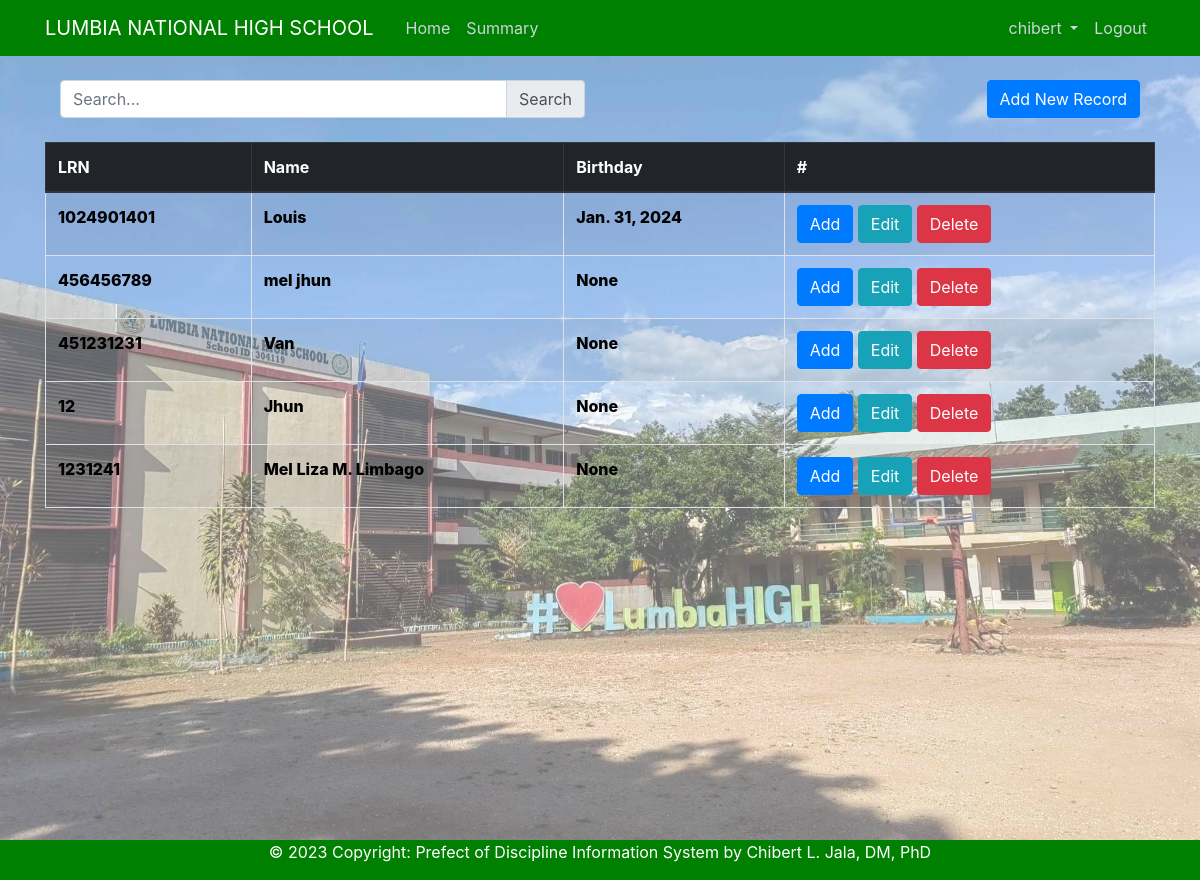
The app's page / (signed in) with its own data.
### disciplinetracking/models.py (models this page shows, shortened)
class Student(models.Model):
    lrn = models.IntegerField(unique=True)
    name = models.CharField(max_length=255)
    birthday = models.DateField(blank=True, null=True)
    date_posted = models.DateTimeField(auto_now_add=True)
    created_by = models.ForeignKey(User, on_delete=models.RESTRICT)

### disciplinetracking/views.py (the view)
# urls.py: path('', PostListView.as_view(), name='disciplinetracking-home'),
class PostListView(ListView):
	model = Student
	template_name ='disciplinetracking/list_view.html'
	context_object_name = 'students'
	ordering = ['-date_posted']
	paginate_by = 10
	def get_queryset(self):
		query = self.request.GET.get('q')
		if query:
			if query.isdigit():
				return Student.objects.filter(lrn__icontains=query).order_by('-date_posted')
			else:
				return Student.objects.filter(name__icontains=query).order_by('-date_posted')
		return Student.objects.all().order_by('-date_posted')
	def get_context_data(self, **kwargs):
		context = super().get_context_data(**kwargs)
		context['search_query'] = self.request.GET.get('q', '')
		return context

### disciplinetracking/templates/disciplinetracking/list_view.html (shortened to what this page needs)
{% extends "disciplinetracking/base.html" %}
{% block content %}
<div class="container">
    <div class="row">
    <div class="col-lg">
        <form action="{% url 'disciplinetracking-home' %}" method="get" id="search-form" class="input-group mb-4">
        <input class="form-control" type="text" name="q" value="{{ search_query }}" placeholder="Search...">
            <div class="input-group-append">
            <button class="input-group-text" id="basic-addon2" type="submit">Search</button>
          </div>
    </form>
</div>
    <div class="col">
        {% if user.is_authenticated %}
    <a class="btn btn-primary" href="{% url 'disciplinetracking-create' %}" id="create-button">Add New Record</a>
    {% endif %}
</div>
</div>
</div>
        <table class="table table-bordered table-striped">
            <thead class="thead-dark">
                <tr>
            <th scope="col">LRN</th>
            <th scope="col">Name</th>
            <th scope="col">Birthday</th>
            {% if user.is_authenticated %}
            <th scope="col">#</th>
            {% endif %}
          </tr>
        </thead>
            <tbody>
    {% if students %}
        {% for student in students %}
        <tr>
            <td><a id="link-info" href="{% url 'disciplinetracking-list' student.pk %}">{{ student.lrn }}</a></td>
            <td><a id="link-info" href="{% url 'disciplinetracking-list' student.id %}">{{ student.name }}</a></td>
            <td><a id="link-info" href="{% url 'disciplinetracking-list' student.id %}">{{ student.birthday }}</a></td>
            {% if user.is_authenticated %}
             <td><a class="btn btn-primary" href="{% url 'disciplinetracking-add-violation' student.id %}">Add</a>
                <a class="btn btn-info" href="{% url 'disciplinetracking-update' student.id %}">Edit</a>
                <a class="btn btn-danger" href="{% url 'delete-student' student.id %}">Delete</a></td>
            {% endif %}
            </tr>
        {% endfor %}
    {% else %}
        <tr>
           <td col="3">NO DATASET</td>
          </tr>
   {% endif %}
</tbody>
</table>
{% endblock %}

### disciplinetracking/templates/disciplinetracking/base.html (shortened to what this page needs)
{% load static %}
<!DOCTYPE html>
<html lang="en">
<head>
    <link rel="stylesheet" href="https://cdn.jsdelivr.net/npm/bootstrap@4.0.0/dist/css/bootstrap.min.css">
    <link rel="stylesheet" type="text/css" href="{% static 'disciplinetracking/main.css' %}">
    <link rel="stylesheet" href="https://code.jquery.com/jquery-3.3.1.min.js">
</head>
<body style="display: flex;flex-direction:column;min-height:100vh;">
    <header class="site-header">
        <nav class="navbar navbar-expand-md navbar-dark bg-steel fixed-top">
          <div class="container">
            <a class="navbar-brand mr-4" href="{% url 'disciplinetracking-home' %}">LUMBIA NATIONAL HIGH SCHOOL</a>
            <div class="collapse navbar-collapse" id="navbarToggle">
              <div class="navbar-nav mr-auto">
                <a class="nav-item nav-link" href="{% url 'disciplinetracking-home' %}">Home</a>
                <a class="nav-item nav-link" href="{% url 'offense_summary' %}">Summary</a>
              </div>
              <div class="navbar-nav">
                {% if user.is_authenticated %}
                <ul class="navbar-nav mr-auto">
                <li class="nav-item dropdown">
                  <a class="nav-link dropdown-toggle" href="#" id="navbarDropdown" role="button" data-toggle="dropdown" aria-haspopup="true" aria-expanded="false">
                    {{ user }}
                  </a>
                </li>
              </ul>
	                <a class="nav-item nav-link" href="{% url 'logout' %}">Logout</a>
                {% else %}
                <a class="nav-item nav-link" href="{% url 'login' %}">Log In</a>
                {% endif %}
              </div>
            </div>
          </div>
        </nav>
      </header>
    <main role="main" class="container" style="flex:1;">
            {% block content %}{% endblock %}
      </main>
      <div class="footer" style="background-color:green;text-align:center;color:white;padding:0px;">
        <p>&copy; 2023 Copyright: <a href="#" style="color:white;">Prefect of Discipline Information System by Chibert L. Jala, DM, PhD</a></p>
    </div>
</body>
</html>

### disciplinetracking/static/disciplinetracking/main.css (style rules this page uses)
body { color: #333333; margin-top: 5rem; position:relative; }
body::before { background-image: url('../../media/lumbia_background.jpg'); background-repeat: repeat; background-attachment: fixed; background-size: cover; content: ''; position: fixed; top: 0; left: 0; width: 100%; height: 100%; z-index: -1; background-size: cover; opacity: 0.6; }
#create-button { float:right; }
#link-info { color: black; font-weight:800; }
ul { margin: 0; }
.bg-steel { background-color: green; }
.site-header .navbar-nav .nav-link { color: #cbd5db; }
.footer { background-color:green; padding: 10px; text-align: center; color:black; }

### records on screen
Student: lrn "1024901401", name "Louis", birthday "Jan. 31, 2024"
Student: lrn "456456789", name "mel jhun", birthday "None"
Student: lrn "451231231", name "Van", birthday "None"
Student: lrn "12", name "Jhun", birthday "None"
Student: lrn "1231241", name "Mel Liza M. Limbago", birthday "None"

### other values on screen
{{ user }} "chibert"
